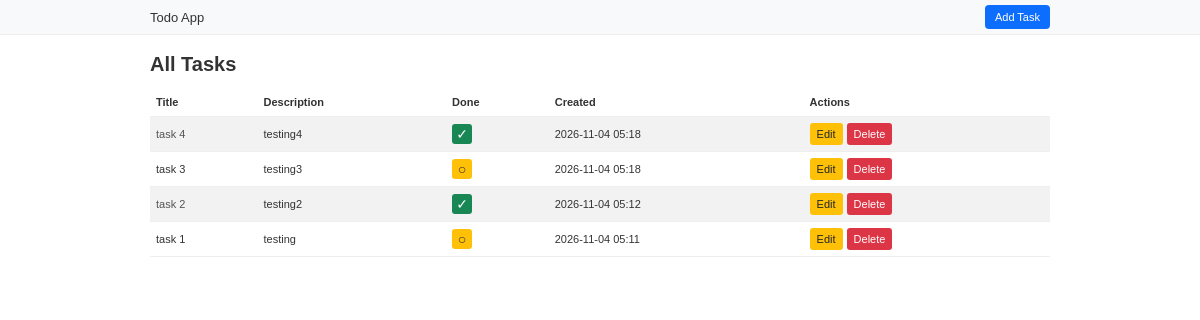
The page / on the database its author committed.
### tasks/models.py (models this page shows, shortened)
class Task(models.Model):
    title = models.CharField(max_length=200)
    description = models.TextField(blank=True)
    created_at = models.DateTimeField(auto_now_add=True)
    completed = models.BooleanField(default=False)

### tasks/views.py (the view)
# urls.py: path('', views.home, name='home'),
def home(request):
    tasks = Task.objects.all().order_by('-created_at')
    context = {
        'tasks': tasks,
    }
    return render(request, 'tasks/task_list.html', context)

### tasks/templates/tasks/task_list.html (shortened to what this page needs)
<!DOCTYPE html>
<html lang="en">
<head>
    {% load static %}
    <link rel="stylesheet" href="{% static 'tasks/task_list.css' %}">
</head>
<body>
    <nav class="navbar">
        <div class="nav-container">
            <a href="{% url 'home' %}" class="brand">
                Todo App
            </a>
            <a href="{% url 'add_task' %}" class="add-button">
                Add Task
            </a>
        </div>
    </nav>
    <main class="container">
        <h1>All Tasks</h1>
        {% if tasks %}
            <div class="table-wrapper">
                <table class="task-table">
                    <thead>
                        <tr>
                            <th>Title</th>
                            <th>Description</th>
                            <th>Done</th>
                            <th>Created</th>
                            <th>Actions</th>
                        </tr>
                    </thead>
                    <tbody>
                        {% for task in tasks %}
                            <tr class="{% if task.completed %}completed-row{% else %}pending-row{% endif %}">
                                <td>{{ task.title }}</td>
                                <td>{{ task.description|default:"—" }}</td>
                                <td>
                                    <form method="POST"
                                          action="{% url 'toggle_task' task.id %}"
                                          class="status-form">
                                        <button type="submit"
                                                class="status-button {% if task.completed %}done{% else %}pending{% endif %}"
                                                title="Click to change task status">
                                            {% if task.completed %}
                                                ✓
                                            {% else %}
                                                ○
                                            {% endif %}
                                        </button>
                                    </form>
                                </td>
                                <td>{{ task.created_at|date:"Y-m-d H:i" }}</td>
                                <td>
                                    <div class="action-buttons">
                                        <a href="{% url 'edit_task' task.id %}"
                                           class="edit-button">
                                            Edit
                                        </a>
                                        <form method="POST"
                                              action="{% url 'delete_task' task.id %}"
                                              onsubmit="return confirm('Are you sure you want to delete this task?');">
                                            <button type="submit" class="delete-button">
                                                Delete
                                            </button>
                                        </form>
                                    </div>
                                </td>
                            </tr>
                        {% endfor %}
                    </tbody>
                </table>
            </div>
        {% endif %}
    </main>
</body>
</html>

### tasks/static/tasks/task_list.css (style rules this page uses)
* { box-sizing: border-box; }
body { margin: 0; font-family: Arial, Helvetica, sans-serif; font-size: 12px; background-color: #ffffff; color: #333333; }
.navbar { background-color: #f8f9fa; border-bottom: 1px solid #eeeeee; padding: 5px 0; }
.nav-container { width: 75%; max-width: 1000px; margin: 0 auto; display: flex; justify-content: space-between; align-items: center; }
.brand { color: #333333; text-decoration: none; font-size: 13px; }
.add-button { display: inline-block; background-color: #0d6efd; color: #ffffff; text-decoration: none; padding: 6px 10px; border-radius: 4px; font-size: 11px; }
.container { width: 75%; max-width: 1000px; margin: 18px auto; }
h1 { font-size: 20px; font-weight: 600; margin: 0 0 12px; }
.table-wrapper { width: 100%; overflow-x: auto; }
.task-table { width: 100%; border-collapse: collapse; text-align: left; }
.task-table th { padding: 8px 6px; font-weight: 600; font-size: 11px; background-color: #ffffff; border-bottom: 1px solid #eeeeee; }
.task-table td { padding: 6px; font-size: 11px; vertical-align: middle; overflow-wrap: anywhere; }
.task-table tbody tr { border-bottom: 1px solid #eeeeee; }
.task-table tbody tr:nth-child(odd) { background-color: #f2f2f2; }
.task-table tbody tr:nth-child(even) { background-color: #ffffff; }
.completed-row td:first-child { color: #555555; }
.pending-row td:first-child { color: #333333; }
.status-form { margin: 0; }
.status-button { width: 20px; height: 20px; display: inline-flex; justify-content: center; align-items: center; border: none; border-radius: 3px; font-size: 14px; cursor: pointer; }
.status-button.done { background-color: #198754; color: #ffffff; }
.status-button.pending { background-color: #ffc107; color: #333333; }
.action-buttons { display: flex; align-items: center; gap: 4px; }
.action-buttons form { margin: 0; }
.edit-button, .delete-button { display: inline-block; border: none; border-radius: 3px; padding: 5px 7px; font-family: Arial, Helvetica, sans-serif; font-size: 11px; text-decoration: none; cursor: pointer; }
.edit-button { background-color: #ffc107; color: #212529; }
.delete-button { background-color: #dc3545; color: #ffffff; }

### rows shown on the page
Task: title "task 4", description "testing4", created_at "2026-11-04 05:18"
Task: title "task 3", description "testing3", created_at "2026-11-04 05:18"
Task: title "task 2", description "testing2", created_at "2026-11-04 05:12"
Task: title "task 1", description "testing", created_at "2026-11-04 05:11"
